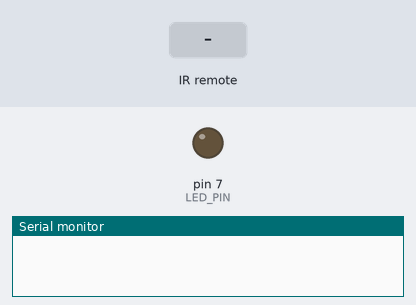
A sketch run on a simulated Arduino Uno, built with avr-gcc and run on an emulated ATmega328P. Parts: output pins drawn as LEDs (lit = HIGH), the last lines printed to the serial monitor. Dashed ring = blinking. Inputs (shaded band) come from the test bench.

Above: at 1.2 s.
1.3 s: infrared code 0x47 received
At 1.42 s:
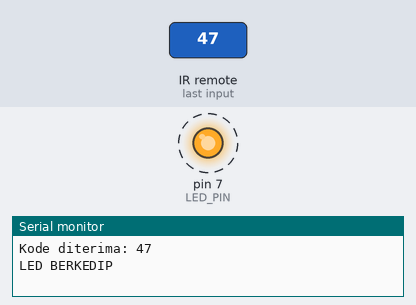
4.3 s: infrared code 0x45 received
7.3 s: infrared code 0x46 received
At 8.0 s:
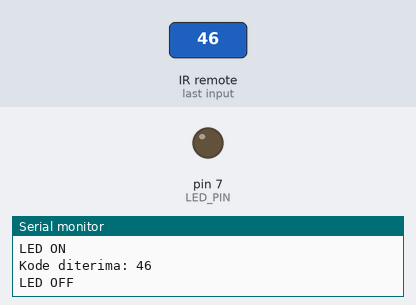
Timing chart, 0 to 10.3 s (numbered marks = the images above; inputs shaded):
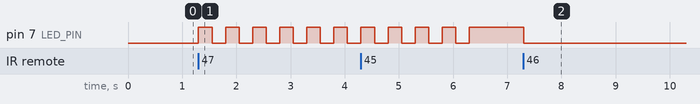

Measured:
- after the input at 1.3 s, pin 7 (LED_PIN): alternates HIGH for 0.25 s and LOW for 0.25 s, starting at once
- after the input at 7.3 s, pin 7 (LED_PIN): HIGH → LOW at once

The sketch:

Manual.ino
```cpp
#include <IRremote.h>

#define IR_RECEIVE_PIN 11   // Pin data dari HX1838
#define LED_PIN 7           // Pin LED

void setup() {
  Serial.begin(9600);
  IrReceiver.begin(IR_RECEIVE_PIN, ENABLE_LED_FEEDBACK);  // mulai receiver
  pinMode(LED_PIN, OUTPUT);
  digitalWrite(LED_PIN, LOW);
}

void loop() {
  if (IrReceiver.decode()) {
    unsigned long kode = IrReceiver.decodedIRData.command;
    Serial.print("Kode diterima: ");
    Serial.println(kode, HEX);

    // Ganti angka berikut sesuai hasil tombolmu di Serial Monitor
    if (kode == 0x45) {  // contoh tombol '1'
      digitalWrite(LED_PIN, HIGH);
      Serial.println("LED ON");
    }
    else if (kode == 0x46) {  // contoh tombol '2'
      digitalWrite(LED_PIN, LOW);
      Serial.println("LED OFF");
    }
    else if (kode == 0x47) {
      Serial.println("LED BERKEDIP");
      for(int i = 0; i < 10; i++){
      digitalWrite(LED_PIN, HIGH);
      delay(250);
      digitalWrite(LED_PIN, LOW);
      delay(250);}
    }

    IrReceiver.resume();  // siap menerima sinyal lagi
  }
}
```
